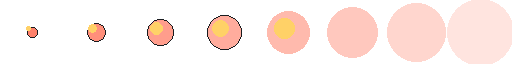
#> input picture assets/cc0_factory_defense_pack/art/effects/core_damage_sheet.png, 512 x 64 px; its folder holds only this picture in this run
$ python make_asset_preview.py ../assets/cc0_factory_defense_pack/art/effects
#> lines starting #> are read from the running program, lines starting #| are printed output that depends on the picture
from __future__ import annotations

import sys
from pathlib import Path

from PIL import Image, ImageDraw, ImageFont


ROOT = Path(sys.argv[1])
pngs = sorted((ROOT / "art").rglob("*.png"))
thumb = 72
label_h = 28
cols = 6
rows = (len(pngs) + cols - 1) // cols
sheet = Image.new("RGBA", (cols * thumb, rows * (thumb + label_h)), (34, 36, 38, 255))
draw = ImageDraw.Draw(sheet)

try:
    font = ImageFont.truetype("arial.ttf", 9)
except Exception:
    font = ImageFont.load_default()

for i, path in enumerate(pngs):
    col = i % cols
    row = i // cols
    x = col * thumb
    y = row * (thumb + label_h)
    draw.rectangle((x + 2, y + 2, x + thumb - 3, y + thumb - 3), fill=(48, 52, 56, 255), outline=(86, 92, 98, 255))
    with Image.open(path).convert("RGBA") as img:
#> img is the input picture: PIL image 512x64 RGBA; mean R, G, B, A 88.2, 44.4, 34.2, 37.4
        preview = img.copy()
        preview.thumbnail((thumb - 12, thumb - 12), Image.Resampling.NEAREST)
        px = x + (thumb - preview.width) // 2
#> px = 6
        py = y + (thumb - preview.height) // 2
#> py = 32
        sheet.alpha_composite(preview, (px, py))
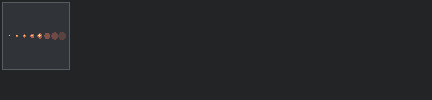
#> sheet: PIL image 432x100 RGBA; mean R, G, B, A 36.1, 38.1, 40.3, 255
    label = path.stem[:18]
    draw.text((x + 4, y + thumb + 5), label, fill=(224, 229, 218, 255), font=font)

sheet.save(ROOT / "asset_preview_sheet.png")
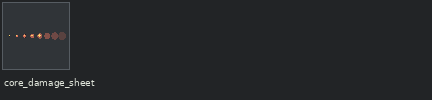
#> saved as asset_preview_sheet.png: PIL image 432x100 RGBA; mean R, G, B, A 36.9, 38.9, 41.1, 255

$ run again, on assets/cc0_factory_defense_pack/art/effects/ore_burst_sheet.png
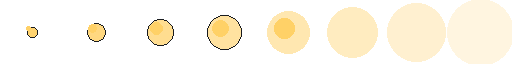
#> input picture assets/cc0_factory_defense_pack/art/effects/ore_burst_sheet.png, 512 x 64 px
#> img is the input picture: PIL image 512x64 RGBA; mean R, G, B, A 88.2, 72.4, 35.8, 37.4
#> `sheet.save(ROOT / "asset_preview_sheet.png")`:
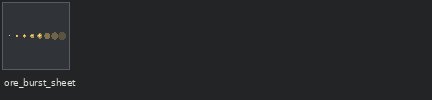
#> saved as asset_preview_sheet.png: PIL image 432x100 RGBA; mean R, G, B, A 36.7, 38.9, 40.9, 255
